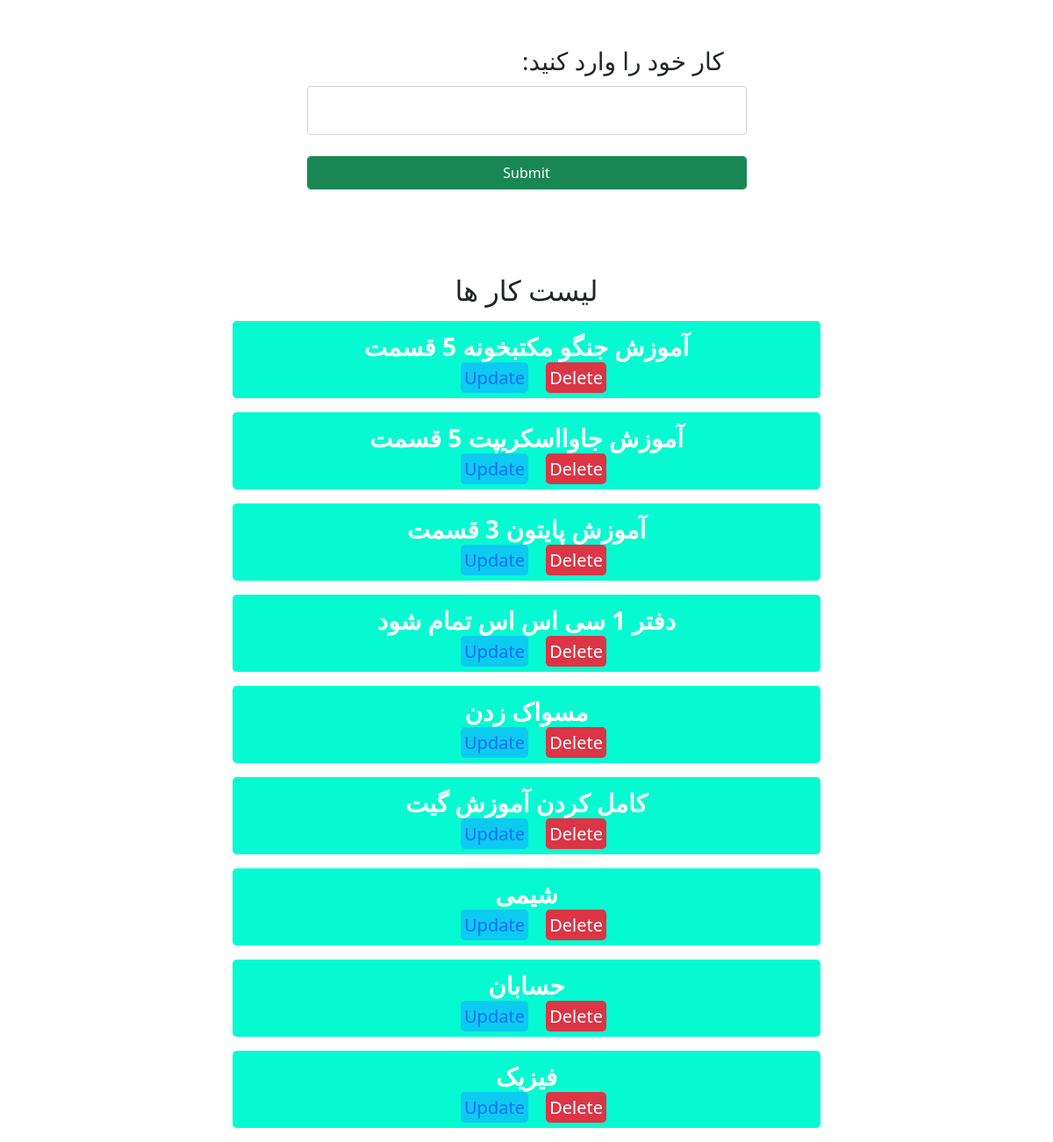
Before: / with the older database file.
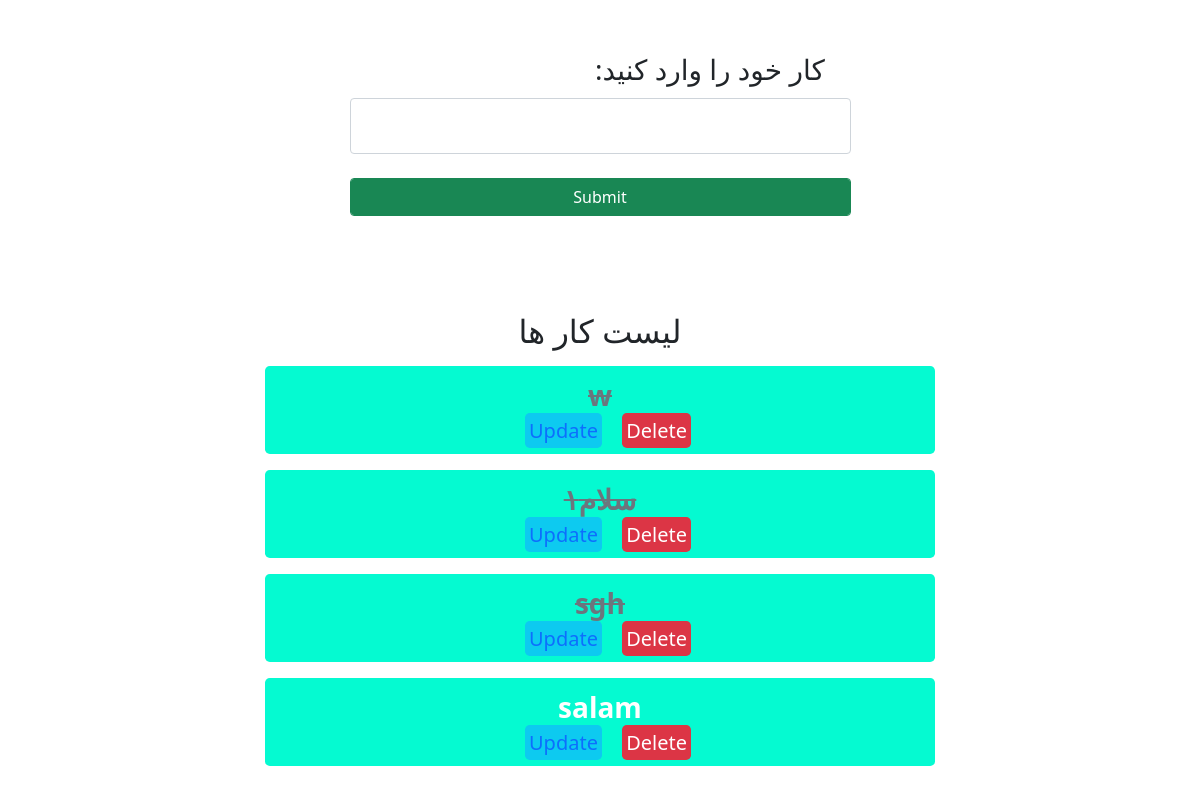
After: the same page with the newer database file.
### task/models.py (models this page shows)
class Task(models.Model):
    class Meta:
        verbose_name = 'کار ها' # verbose name of model in admin panel
    title = models.CharField(max_length=200)
    complate = models.BooleanField(default=False)
    created = models.DateTimeField(auto_now_add=True)
    def __str__(self):
        return self.title

### task/views.py (the view)
# urls.py: path('', views.index , name= 'index'), # define index route
def index(request):
    tasks = Task.objects.all() # get all tasks records from Task model
    form = TaskForm() # define form instance from TaskForm (this is model form)
    if request.method == 'POST': # check request method should be POST method
        form = TaskForm(request.POST) # binding request data of form sending with POST method to TaskForm model form
        if form.is_valid(): # validate fields of form
            form.tilte = request.POST['title']
            form.save() # save fields of form in model
        return redirect('/') # redirect user to index page
    context = {
        'form': form,
        'tasks': tasks,
    }
    return render(request, 'task/list.html', context) # render and return index page (with template)

### task/forms.py
class TaskForm(forms.ModelForm):
    class Meta:
        model = Task # model name of model form
        fields = ['title','complate'] # accessable fields of model
    widgets = {
        'complate' : forms.CheckboxInput(attrs={'class':'invisible'})
    }

### task/templates/task/list.html (shortened to what this page needs)
<!DOCTYPE html>
<html lang="en">
<head>
    <link rel="stylesheet" href="https://cdn.jsdelivr.net/npm/bootstrap@5.1.3/dist/css/bootstrap.rtl.min.css">
</head>
<body>
    <main class="container">
        <div class="d-flex justify-content-center my-5">
            <form method="post" action="/" class="mx-50">
                <label for="" style="margin-left:49%;" class="fs-3 mb-2 ">:کار خود را وارد کنید</label>
                <input type="text" name="title" value="{{ form.title.value | default:'' }}" class="form-control fs-3 px-5 rounded">
                <br>
                <input type="submit" name="ایجاد کار جدید" class="form-control btn btn-success">
            </form>
        </div>
        <div class="text-center pt-5">
            <h2>لیست کار ها</h2>
            {% for task in tasks %}
            <div class="py-2 my-3 rounded-3" style="width: 60%; margin-left: 20%; background-color: rgb(5, 250, 209); text-align: center;">
                {% if task.complate == True %}
                <del class="fs-3 text-muted fw-bold">{{ task.title }}</del>
                {% else %}
                <span class="fs-3 text-white fw-bold">{{ task }}</span>
                {% endif %}
                <br>
                <a href="{% url 'task:update_task' task.id %}" class="text-primary bg-info fs-5 rounded-3 p-1 mb-3 me-3 mt-1 text-decoration-none">Update</a>
                <a href="{% url 'task:delete_task' task.id %}" class="text-white fs-5 text-decoration-none bg-danger rounded-3 p-1 mb-3 me-3 mt-1">Delete</a>
            </div>
            {% endfor %}
        </div>
    </main>
</body>
</html>

Changed rows visible on the page:
removed Task: title "آموزش جنگو مکتبخونه 5 قسمت"
removed Task: title "آموزش جاوااسکریپت 5 قسمت"
removed Task: title "آموزش پایتون 3 قسمت"
removed Task: title "دفتر 1 سی اس اس تمام شود"
removed Task: title "مسواک زدن"
removed Task: title "کامل کردن آموزش گیت"
removed Task: title "شیمی"
removed Task: title "فیزیک"
changed Task (number 1 of 4 on the later page): complate False → True (drawn); title "حسابان" → "w"
added Task: title "۱سلام"
added Task: title "sgh"
added Task: title "salam"
